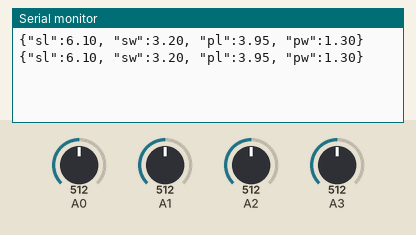
Recording of a sketch running on a simulated Arduino Uno, built with avr-gcc and run on an emulated ATmega328P. On the bench: the last lines printed to the serial monitor. The test bench sets the inputs (shaded band); at power-on: A0 = 512, A1 = 512, A2 = 512, A3 = 512.

Above: at 3.8 s.
3.9 s: A0 set to 716
At 7.4 s:
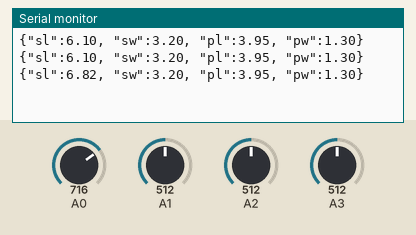
7.8 s: A1 set to 716
At 9.8 s:
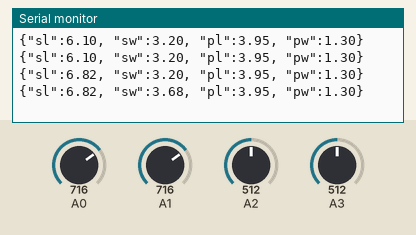
11.7 s: A2 set to 716
At 13.3 s:
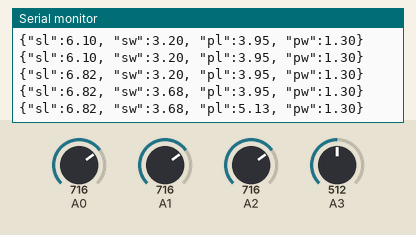
15.6 s: A3 set to 716
At 19.2 s:
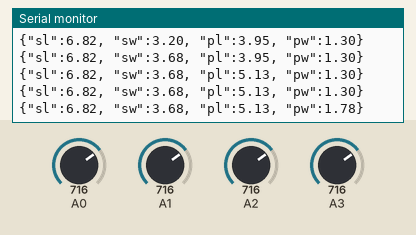
19.5 s: A0 set to 992
At 21.6 s:
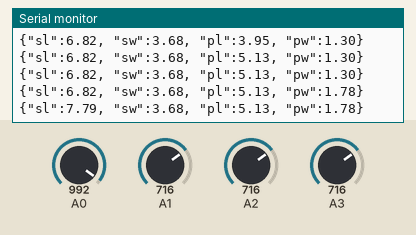
23.4 s: A1 set to 992
At 25.1 s:
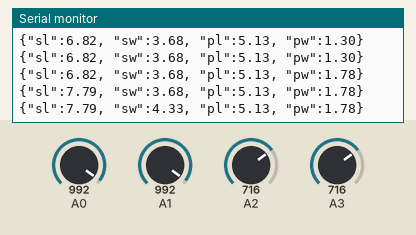
Timing chart, 0 to 26.6 s (numbered marks = the images above; inputs shaded):
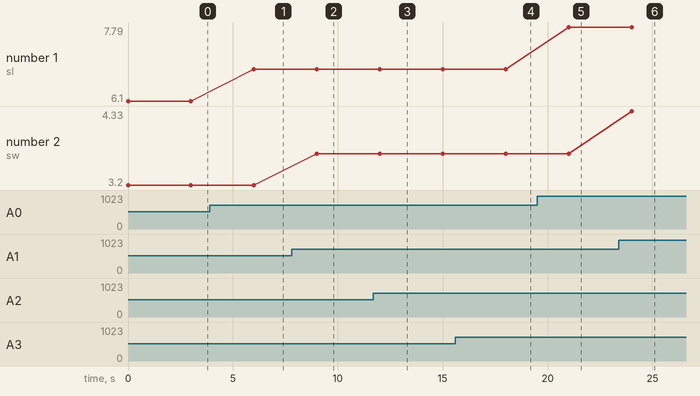

The sketch:

sketch_apr11a.ino
```cpp
long valor1, valor2, valor3, valor4;


void setup() {

    Serial.begin(9600);

}

void loop() {

  valor1 = analogRead(A0);
  valor2 = analogRead(A1);
  valor3 = analogRead(A2);
  valor4 = analogRead(A3);


  String sl = String(((6.0/1705.0)*valor1)+4.3);
  String sw = String(((2.4/1023.0)*valor2)+2.0);
  String pl = String(((59.0/10230.0)*valor3)+1.0);
  String pw = String(((4.0/1705.0)*valor4)+0.1);
 // Serial.println(String(sw) +" " + String (valor));

  Serial.println("{\"sl\":" + sl + ", \"sw\":" + sw +", \"pl\":" + pl + ", \"pw\":" + pw + "}");

  delay(3000);
}
```

Measured:
- after the input at 3.9 s, the serial monitor: prints a new line after 2.1 s (image 1)
- after the input at 7.8 s, the serial monitor: prints a new line after 1.2 s (image 2)
- after the input at 11.7 s, the serial monitor: prints a new line after 0.31 s (image 3)
- after the input at 15.6 s, the serial monitor: prints a new line after 2.4 s (image 4)
- after the input at 19.5 s, the serial monitor: prints a new line after 1.5 s (image 5)
- after the input at 23.4 s, the serial monitor: prints a new line after 0.61 s (image 6)
- plotted number 1: 6.1 → 6.82 after the input at 3.9 s, 6.82 → 7.79 after the input at 19.5 s
- plotted number 2: 3.2 → 3.68 after the input at 7.8 s, 3.68 → 4.33 after the input at 23.4 s
